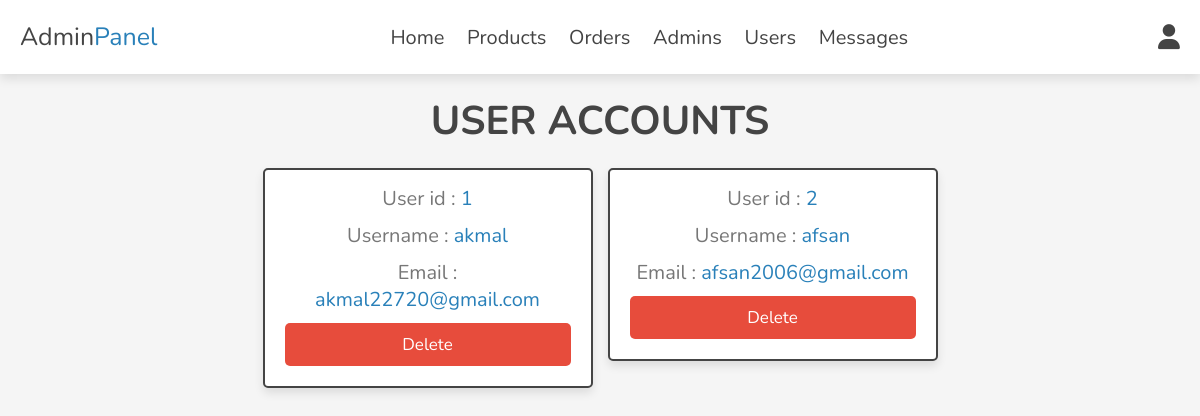
Screenshot of /admin/users_accounts.php (signed in) with the database file from the repository.
### tables this page shows
CREATE TABLE `users` (
  `id` int(11) NOT NULL,
  `name` varchar(20) NOT NULL,
  `email` varchar(50) NOT NULL,
  `password` varchar(50) NOT NULL
);

### admin/users_accounts.php (the view, shortened to what this page needs)
<?php
include '../components/connect.php';
?>
<!DOCTYPE html>
<html lang="en">
<head>
   <link rel="stylesheet" href="https://cdnjs.cloudflare.com/ajax/libs/font-awesome/6.1.1/css/all.min.css">
   <link rel="stylesheet" href="../css/admin_style.css">
</head>
<body>
<?php include '../components/admin_header.php'; ?>
<section class="accounts">
   <h1 class="heading">User accounts</h1>
   <div class="box-container">
   <?php
      $select_accounts = $conn->prepare("SELECT * FROM `users`");
      $select_accounts->execute();
      if($select_accounts->rowCount() > 0){
         while($fetch_accounts = $select_accounts->fetch(PDO::FETCH_ASSOC)){
   ?>
   <div class="box">
      <p> User id : <span><?= $fetch_accounts['id']; ?></span> </p>
      <p> Username : <span><?= $fetch_accounts['name']; ?></span> </p>
      <p> Email : <span><?= $fetch_accounts['email']; ?></span> </p>
      <a href="users_accounts.php?delete=<?= $fetch_accounts['id']; ?>" onclick="return confirm('delete this account? the user related information will also be delete!')" class="delete-btn">delete</a>
   </div>
   <?php
         }
      }else{
         echo '<p class="empty">no accounts available!</p>';
      }
   ?>
   </div>
</section>
</body>
</html>

### css/admin_style.css (style rules this page uses)
:root { --main-color:#2980b9; --orange:#f39c12; --red:#e74c3c; --black:#444; --white:#fff; --light-color:#777; --light-bg:#f5f5f5; --border:.2rem solid var(--black); --box-shadow:0 .5rem 1rem rgba(0,0,0,.1); }
* { font-family: 'Nunito', sans-serif; margin:0; padding:0; box-sizing: border-box; outline: none; border:none; text-decoration: none; }
html { font-size: 62.5%; overflow-x: hidden; }
body { background-color: var(--light-bg); }
section { padding:2rem; max-width: 1200px; margin:0 auto; }
.heading { font-size: 4rem; color:var(--black); margin-bottom: 2rem; text-align: center; text-transform: uppercase; }
.btn, .delete-btn, .option-btn { display: block; width: 100%; margin-top: 1rem; border-radius: .5rem; padding:1rem 3rem; font-size: 1.7rem; text-transform: capitalize; color:var(--white); cursor: pointer; text-align: center; }
.delete-btn { background-color: var(--red); }
.accounts .box-container { display: grid; grid-template-columns: repeat(auto-fit, 33rem); gap:1.5rem; align-items: flex-start; justify-content: center; }
.accounts .box-container .box { padding:2rem; padding-top: .5rem; border-radius: .5rem; text-align: center; border:var(--border); background-color: var(--white); box-shadow: var(--box-shadow); }
.accounts .box-container .box p { font-size: 2rem; color:var(--light-color); margin: 1rem 0; }
.accounts .box-container .box p span { color:var(--main-color); }

### rows the page displays
users: id "1", name "akmal", email "akmal22720@gmail.com"
users: id "2", name "afsan", email "afsan2006@gmail.com"
